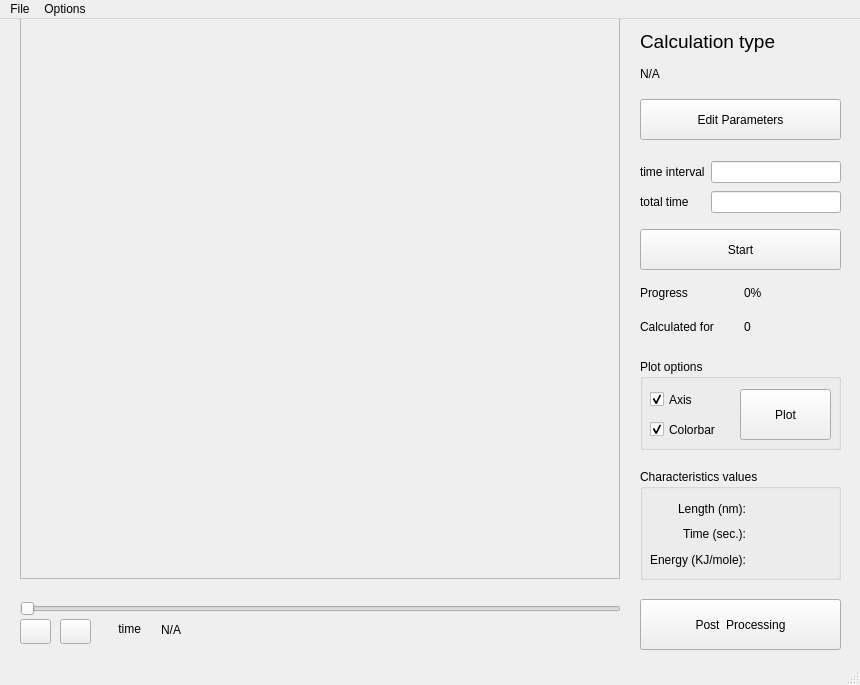
<?xml version="1.0" encoding="UTF-8"?>
<ui version="4.0">
 <class>MainWindow</class>
 <widget class="QMainWindow" name="MainWindow">
  <property name="geometry">
   <rect>
    <x>0</x>
    <y>0</y>
    <width>860</width>
    <height>685</height>
   </rect>
  </property>
  <property name="windowTitle">
   <string>μ2Mech</string>
  </property>
  <widget class="QWidget" name="centralwidget">
   <widget class="QLabel" name="plotLabel">
    <property name="geometry">
     <rect>
      <x>20</x>
      <y>10</y>
      <width>601</width>
      <height>521</height>
     </rect>
    </property>
    <property name="font">
     <font>
      <pointsize>24</pointsize>
     </font>
    </property>
    <property name="mouseTracking">
     <bool>true</bool>
    </property>
    <property name="text">
     <string/>
    </property>
   </widget>
   <widget class="QSlider" name="horizontalSlider">
    <property name="geometry">
     <rect>
      <x>20</x>
      <y>580</y>
      <width>601</width>
      <height>20</height>
     </rect>
    </property>
    <property name="singleStep">
     <number>10</number>
    </property>
    <property name="orientation">
     <enum>Qt::Horizontal</enum>
    </property>
   </widget>
   <widget class="QLabel" name="timeDisplayLabel">
    <property name="geometry">
     <rect>
      <x>140</x>
      <y>600</y>
      <width>41</width>
      <height>21</height>
     </rect>
    </property>
    <property name="text">
     <string>N/A</string>
    </property>
    <property name="alignment">
     <set>Qt::AlignRight|Qt::AlignTrailing|Qt::AlignVCenter</set>
    </property>
   </widget>
   <widget class="QLabel" name="timeLabel">
    <property name="geometry">
     <rect>
      <x>100</x>
      <y>600</y>
      <width>41</width>
      <height>20</height>
     </rect>
    </property>
    <property name="text">
     <string>time</string>
    </property>
    <property name="alignment">
     <set>Qt::AlignRight|Qt::AlignTrailing|Qt::AlignVCenter</set>
    </property>
   </widget>
   <widget class="QPushButton" name="pushButtonEdit">
    <property name="geometry">
     <rect>
      <x>640</x>
      <y>80</y>
      <width>201</width>
      <height>41</height>
     </rect>
    </property>
    <property name="text">
     <string>Edit Parameters</string>
    </property>
   </widget>
   <widget class="QWidget" name="layoutWidget_1">
    <property name="geometry">
     <rect>
      <x>640</x>
      <y>10</y>
      <width>201</width>
      <height>58</height>
     </rect>
    </property>
    <layout class="QVBoxLayout" name="verticalLayout_2">
     <item>
      <widget class="QLabel" name="label">
       <property name="text">
        <string>&lt;html&gt;&lt;head/&gt;&lt;body&gt;&lt;p&gt;&lt;span style=&quot; font-size:14pt;&quot;&gt;Calculation type&lt;/span&gt;&lt;/p&gt;&lt;/body&gt;&lt;/html&gt;</string>
       </property>
      </widget>
     </item>
     <item>
      <widget class="QLabel" name="labelCalType">
       <property name="text">
        <string>N/A</string>
       </property>
      </widget>
     </item>
    </layout>
   </widget>
   <widget class="QWidget" name="layoutWidget_3">
    <property name="geometry">
     <rect>
      <x>640</x>
      <y>140</y>
      <width>201</width>
      <height>58</height>
     </rect>
    </property>
    <layout class="QGridLayout" name="gridLayout">
     <item row="0" column="0">
      <widget class="QLabel" name="labelTimeInterval">
       <property name="text">
        <string>time interval</string>
       </property>
      </widget>
     </item>
     <item row="0" column="1">
      <widget class="QLineEdit" name="lineEditTimeInterval"/>
     </item>
     <item row="1" column="0">
      <widget class="QLabel" name="labelTotalTime">
       <property name="text">
        <string>total time</string>
       </property>
      </widget>
     </item>
     <item row="1" column="1">
      <widget class="QLineEdit" name="lineEditTotalTime"/>
     </item>
    </layout>
   </widget>
   <widget class="QWidget" name="layoutWidget">
    <property name="geometry">
     <rect>
      <x>640</x>
      <y>260</y>
      <width>201</width>
      <height>61</height>
     </rect>
    </property>
    <layout class="QVBoxLayout" name="verticalLayout">
     <item>
      <layout class="QHBoxLayout" name="horizontalLayout_2">
       <item>
        <widget class="QLabel" name="label_2">
         <property name="text">
          <string>Progress</string>
         </property>
        </widget>
       </item>
       <item>
        <widget class="QLabel" name="labelProgress">
         <property name="text">
          <string>0%</string>
         </property>
        </widget>
       </item>
      </layout>
     </item>
     <item>
      <layout class="QHBoxLayout" name="horizontalLayout_3">
       <item>
        <widget class="QLabel" name="labelCurrentStatusType">
         <property name="text">
          <string>Calculated for</string>
         </property>
        </widget>
       </item>
       <item>
        <widget class="QLabel" name="labelCurrentStatus">
         <property name="text">
          <string>0</string>
         </property>
        </widget>
       </item>
      </layout>
     </item>
    </layout>
   </widget>
   <widget class="QPushButton" name="pushButtonPostProcessing">
    <property name="geometry">
     <rect>
      <x>640</x>
      <y>580</y>
      <width>201</width>
      <height>51</height>
     </rect>
    </property>
    <property name="text">
     <string>Post  Processing</string>
    </property>
   </widget>
   <widget class="QFrame" name="framePlot">
    <property name="geometry">
     <rect>
      <x>20</x>
      <y>-40</y>
      <width>600</width>
      <height>600</height>
     </rect>
    </property>
    <property name="frameShape">
     <enum>QFrame::StyledPanel</enum>
    </property>
    <property name="frameShadow">
     <enum>QFrame::Raised</enum>
    </property>
   </widget>
   <widget class="QGroupBox" name="groupBox">
    <property name="geometry">
     <rect>
      <x>640</x>
      <y>340</y>
      <width>201</width>
      <height>91</height>
     </rect>
    </property>
    <property name="title">
     <string>Plot options</string>
    </property>
    <widget class="QCheckBox" name="checkBoxColorbar">
     <property name="geometry">
      <rect>
       <x>10</x>
       <y>60</y>
       <width>85</width>
       <height>21</height>
      </rect>
     </property>
     <property name="text">
      <string>Colorbar</string>
     </property>
     <property name="checked">
      <bool>true</bool>
     </property>
    </widget>
    <widget class="QCheckBox" name="checkBoxAxis">
     <property name="enabled">
      <bool>true</bool>
     </property>
     <property name="geometry">
      <rect>
       <x>10</x>
       <y>30</y>
       <width>85</width>
       <height>21</height>
      </rect>
     </property>
     <property name="text">
      <string>Axis</string>
     </property>
     <property name="checked">
      <bool>true</bool>
     </property>
    </widget>
    <widget class="QPushButton" name="pushButtonPlot">
     <property name="geometry">
      <rect>
       <x>100</x>
       <y>30</y>
       <width>91</width>
       <height>51</height>
      </rect>
     </property>
     <property name="text">
      <string>Plot</string>
     </property>
    </widget>
   </widget>
   <widget class="QPushButton" name="pushButtonRight">
    <property name="geometry">
     <rect>
      <x>60</x>
      <y>600</y>
      <width>31</width>
      <height>25</height>
     </rect>
    </property>
    <property name="text">
     <string/>
    </property>
   </widget>
   <widget class="QPushButton" name="pushButtonLeft">
    <property name="geometry">
     <rect>
      <x>20</x>
      <y>600</y>
      <width>31</width>
      <height>25</height>
     </rect>
    </property>
    <property name="text">
     <string/>
    </property>
   </widget>
   <widget class="QLabel" name="labelStatus">
    <property name="geometry">
     <rect>
      <x>360</x>
      <y>600</y>
      <width>261</width>
      <height>20</height>
     </rect>
    </property>
    <property name="font">
     <font>
      <pointsize>11</pointsize>
     </font>
    </property>
    <property name="text">
     <string>&lt;html&gt;&lt;head/&gt;&lt;body&gt;&lt;p&gt;&lt;br/&gt;&lt;/p&gt;&lt;/body&gt;&lt;/html&gt;</string>
    </property>
    <property name="alignment">
     <set>Qt::AlignRight|Qt::AlignTrailing|Qt::AlignVCenter</set>
    </property>
   </widget>
   <widget class="QLabel" name="labelMousePosition">
    <property name="geometry">
     <rect>
      <x>200</x>
      <y>600</y>
      <width>141</width>
      <height>17</height>
     </rect>
    </property>
    <property name="text">
     <string/>
    </property>
   </widget>
   <widget class="QPushButton" name="pushButtonStartStopResume">
    <property name="geometry">
     <rect>
      <x>640</x>
      <y>210</y>
      <width>201</width>
      <height>41</height>
     </rect>
    </property>
    <property name="text">
     <string>Start</string>
    </property>
   </widget>
   <widget class="QGroupBox" name="groupBox_2">
    <property name="geometry">
     <rect>
      <x>640</x>
      <y>450</y>
      <width>201</width>
      <height>111</height>
     </rect>
    </property>
    <property name="title">
     <string>Characteristics values</string>
    </property>
    <widget class="QWidget" name="layoutWidget1">
     <property name="geometry">
      <rect>
       <x>10</x>
       <y>30</y>
       <width>181</width>
       <height>71</height>
      </rect>
     </property>
     <layout class="QGridLayout" name="gridLayout_2">
      <item row="0" column="0">
       <widget class="QLabel" name="labelLength">
        <property name="text">
         <string>&lt;html&gt;&lt;head/&gt;&lt;body&gt;&lt;p align=&quot;right&quot;&gt;Length (nm):&lt;/p&gt;&lt;/body&gt;&lt;/html&gt;</string>
        </property>
       </widget>
      </item>
      <item row="0" column="1">
       <widget class="QLabel" name="labelLengthValue">
        <property name="text">
         <string/>
        </property>
       </widget>
      </item>
      <item row="1" column="0">
       <widget class="QLabel" name="labelTime">
        <property name="text">
         <string>&lt;html&gt;&lt;head/&gt;&lt;body&gt;&lt;p align=&quot;right&quot;&gt;Time (sec.):&lt;/p&gt;&lt;/body&gt;&lt;/html&gt;</string>
        </property>
       </widget>
      </item>
      <item row="1" column="1">
       <widget class="QLabel" name="labelTimeValue">
        <property name="text">
         <string/>
        </property>
       </widget>
      </item>
      <item row="2" column="0">
       <widget class="QLabel" name="labelEnergy">
        <property name="text">
         <string>&lt;html&gt;&lt;head/&gt;&lt;body&gt;&lt;p align=&quot;right&quot;&gt;Energy (KJ/mole):&lt;/p&gt;&lt;/body&gt;&lt;/html&gt;</string>
        </property>
       </widget>
      </item>
      <item row="2" column="1">
       <widget class="QLabel" name="labelEnergyValue">
        <property name="text">
         <string/>
        </property>
       </widget>
      </item>
     </layout>
    </widget>
   </widget>
  </widget>
  <widget class="QMenuBar" name="menubar">
   <property name="geometry">
    <rect>
     <x>0</x>
     <y>0</y>
     <width>860</width>
     <height>22</height>
    </rect>
   </property>
   <widget class="QMenu" name="menuFile">
    <property name="title">
     <string>File</string>
    </property>
    <addaction name="actionNew"/>
    <addaction name="actionLoad"/>
    <addaction name="actionSave"/>
    <addaction name="actionSavePlot"/>
    <addaction name="actionSaveAllPlots"/>
    <addaction name="actionExportAnimation"/>
    <addaction name="actionQuit"/>
   </widget>
   <widget class="QMenu" name="menuOptions">
    <property name="title">
     <string>Options</string>
    </property>
    <addaction name="actionPlotColors"/>
   </widget>
   <addaction name="menuFile"/>
   <addaction name="menuOptions"/>
  </widget>
  <widget class="QStatusBar" name="statusbar"/>
  <action name="actionNew">
   <property name="text">
    <string>New</string>
   </property>
  </action>
  <action name="actionLoad">
   <property name="text">
    <string>Load</string>
   </property>
  </action>
  <action name="actionSave">
   <property name="text">
    <string>Save as</string>
   </property>
  </action>
  <action name="actionSavePlot">
   <property name="text">
    <string>Save Plot</string>
   </property>
  </action>
  <action name="actionExportAnimation">
   <property name="text">
    <string>Export Animation</string>
   </property>
  </action>
  <action name="actionQuit">
   <property name="text">
    <string>Quit</string>
   </property>
  </action>
  <action name="actionSaveAllPlots">
   <property name="text">
    <string>Save all plots</string>
   </property>
  </action>
  <action name="actionPlotColors">
   <property name="text">
    <string>Plot Colors</string>
   </property>
  </action>
 </widget>
 <resources>
  <include location="../logo.qrc"/>
 </resources>
 <connections/>
</ui>
